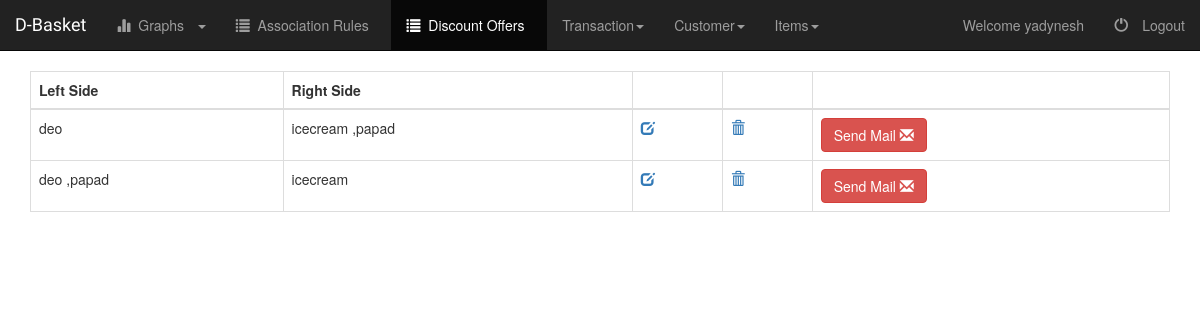
Screenshot of /emp/discount/list/ (signed in) with the database file from the repository.
### AdminPanel/models.py (models this page shows, shortened)
class Discount(models.Model):
	left_item1 = models.ForeignKey('Item', on_delete=models.CASCADE, verbose_name = 'Left Item 1', blank=True, null=True, related_name = 'left_item1')
	left_item2 = models.ForeignKey('Item', on_delete=models.CASCADE, verbose_name = 'Left Item 2', blank=True, null=True, related_name = 'left_item2')
	right_item1 = models.ForeignKey('Item', on_delete=models.CASCADE, verbose_name = 'Right Item 1', blank=True, null=True, related_name = 'right_item1')
	right_item2 = models.ForeignKey('Item', on_delete=models.CASCADE, verbose_name = 'Right Item 2', blank=True, null=True, related_name = 'right_item2')
	confidence = models.FloatField()

class Item(models.Model):
	item_name = models.CharField(max_length = 50, verbose_name = 'Item Name')
	stocks = models.IntegerField()

### AdminPanel/discount_views.py (the view)
class DiscountListView(generic.ListView):
	template_name = "AdminPanel/discount_list.html"
	context_object_name = 'discount_list'
	def get_queryset(self):
		return Discount.objects.all()

### AdminPanel/templates/AdminPanel/discount_list.html (shortened to what this page needs)
{% extends "base.html" %}
{% block stylesheets %}
	<link rel="stylesheet"
	href="http://cdn.datatables.net/1.10.2/css/jquery.dataTables.min.css"></style>
	<link href="https://maxcdn.bootstrapcdn.com/bootstrap/3.3.7/css/bootstrap.min.css" rel="stylesheet">
{% endblock stylesheets %}
{% block tabs %}
	{% include "AdminPanel/tabs.html" with active_tab='discount_list' %}
{% endblock tabs %}
{% block content %}
	<div class="container">
		<table class="table table-hover table-bordered dt-responsive" id="discountTable">
			<thead>
				<tr>
					<th>Left Side</th>
					<th>Right Side</th>
					<th></th>
					<th></th>
					<th></th>
				</tr>
			</thead>
			<tbody>
				{% for discount in discount_list  %}
					<tr>
						<td>
							{{ discount.left_item1.item_name }}
							{% if discount.left_item2 != None  %}
									,{{discount.left_item2.item_name}}
							{% endif %}
						</td>
						<td>
							{{ discount.right_item1.item_name }}
							{% if discount.right_item2 != None  %}
									,{{discount.right_item2.item_name}}
							{% endif %}
						</td>
						<td>
							<a href="{% url 'adminpanel:update-discount' discount.pk %}">
								<span class="glyphicon glyphicon-edit" aria-hidden="true"/>
							</a>
						</td>
						<td>
							<a href="{% url 'adminpanel:delete-discount' discount.pk %}">
								<span class="glyphicon glyphicon-trash" aria-hidden="true"/>
							</a>
						</td>
						<td>
							<form action="{% url 'adminpanel:send-discount-mail' %}" method="POST" role="form">
								<button type="submit" class="btn btn-danger">
									Send Mail
									<span class="glyphicon glyphicon-envelope" aria-hidden="true"/>
								</button>
							</form>
						</td>
					</tr>
				{% endfor %}
			</tbody>
		</table>
	</div>
{% endblock content%}

### AdminPanel/templates/base.html (shortened to what this page needs)
<!DOCTYPE html>
<html>
<head>
	<link href="https://maxcdn.bootstrapcdn.com/bootstrap/3.3.7/css/bootstrap.min.css" rel="stylesheet">
	{% load staticfiles %}
	<link rel="stylesheet" type="text/css" href="{% static "AdminPanel/style.css" %}">
	{% block stylesheets %}
	{% endblock stylesheets %}
</head>
<body>
	<nav class="navbar navbar-inverse navbar-static-top" role="navigation">
		<div class="container-fluid">
			<div class="navbar-header">
				<a class="navbar-brand fontCourgette" href="{% url 'adminpanel:home' %}">D-Basket</a>
			</div>
			<div class="collapse navbar-collapse navbar-ex1-collapse">
			{% if user.is_authenticated  %}
					{% block tabs %}
					{% endblock tabs %}
			{% endif %}
					<ul class="nav navbar-nav navbar-right">
						{% if user.is_authenticated  %}
							<li>
								<a>Welcome {{user.username}}</a>
							</li>
							<li><a href="/accounts/logout">
									<span class="glyphicon glyphicon-off">&nbsp;</span>Logout
								</a>
							</li>
						{% endif %}
					</ul>
				</div>
		</div>
	</nav>
	{% block content %}
	{% endblock content %}
</body>
</html>

### AdminPanel/static/AdminPanel/style.css (style rules this page uses)
.fontCourgette { font-family: 'Courgette', cursive; }
.navbar { border-radius: 0px; }

### rows the page displays
Discount: left_item1.item_name "deo", right_item1.item_name "icecream", right_item2.item_name "papad"
Discount: left_item1.item_name "deo", left_item2.item_name "papad", right_item1.item_name "icecream"

### other values shown
{{ user.username }} "yadynesh"
